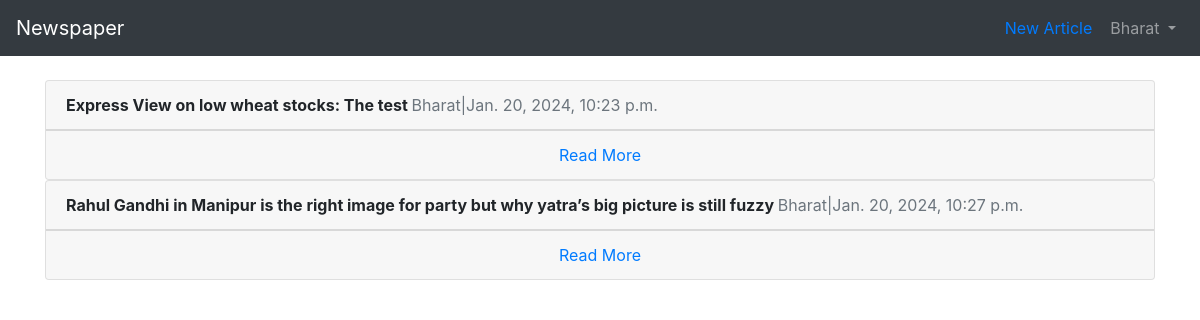
Before: /articles/ (signed in) with the older database file.
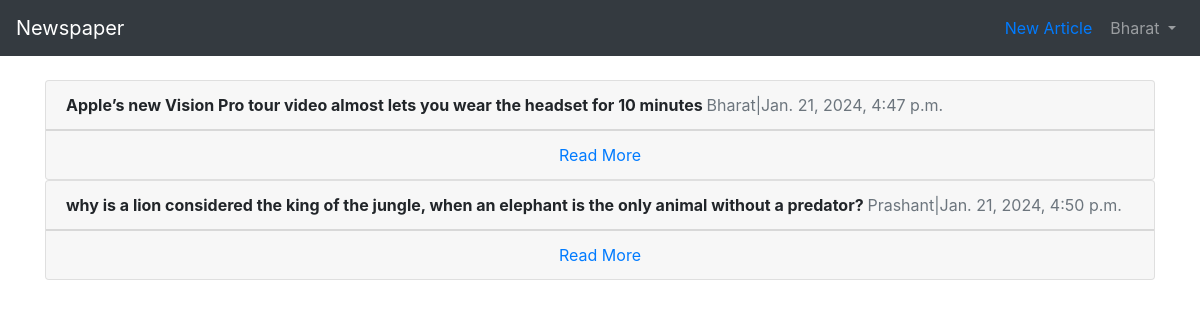
After: the same page with the newer database file.
### users/models.py (models this page shows)
class CustomUser(AbstractUser):
    age = models.PositiveIntegerField(null=True, blank=True)

### articles/models.py (models this page shows, shortened)
class Article(models.Model):
    title = models.CharField(max_length=255)
    body = models.TextField()
    date = models.DateTimeField(auto_now_add = True)
    author = models.ForeignKey(
        get_user_model(),
        on_delete=models.CASCADE,
    )

### articles/views.py (the view)
# urls.py: path('', ArticleListView.as_view(), name='article_list'),
class ArticleListView(LoginRequiredMixin, ListView):
    model =  Article
    template_name = 'article_list.html'
    login_url = 'login'

### templates/article_list.html (shortened to what this page needs)
<!DOCTYPE html>
{% extends 'base.html' %}
    {% block content %}
        {% for article in object_list %}
        <div class="card">
            <div class="card-header">
                <span class="font-weight-bold">
                    {{article.title}}
                </span>
                <span class="text-muted">
                    {{article.author}}|{{article.date}}
                </span>
            </div>
            <div class="card-footer text-center text-muted">
                <a href="{%url 'article_detail' article.pk%}">Read More</a>
            </div>
        </div>
        {% endfor %}
    {% endblock content %}

### templates/base.html (shortened to what this page needs)
<!doctype html>
<html lang="en">
<head>
    <link rel="stylesheet" href="https://stackpath.bootstrapcdn.com/bootstrap/4.1.3/css/bootstrap.min.css" Chapter 10: Bootstrap 204>
</head>
<body>
    <nav class="navbar navbar-expand-md navbar-dark bg-dark mb-4">
        <a class="navbar-brand" href="{% url 'home' %}">Newspaper</a>
        <div class="collapse navbar-collapse" id="navbarCollapse">
            {% if user.is_authenticated %}
            <ul class="navbar-nav ml-auto">
                <li style="margin-top:8px;
                            margin-right: 10px;" class="nav-item">
                    <a href="{% url 'article_new' %}">
                        New Article
                    </a>
                </li>
                <li class="nav-item">
                    <a class="nav-link dropdown-toggle" href="#" id="userMenu" data-toggle="dropdown"
                        aria-haspopup="true" aria-expanded="false">
                        {{ user.username }}
                    </a>
                </li>
            </ul>
            {% endif %}
        </div>
    </nav>
    <div class="container">
        {% block content %}
        {% endblock content %}
    </div>
</body>
</html>

Changed rows visible on the page:
removed Article: title "Express View on low wheat stocks: The test", author "Bharat", date "Jan. 20, 2024, 10:23 p.m."
removed Article: title "Rahul Gandhi in Manipur is the right image for party but why yatra’s big picture is still fuzzy", author "Bharat", date "Jan. 20, 2024, 10:27 p.m."
added Article: title "Apple’s new Vision Pro tour video almost lets you wear the headset for 10 minutes", author "Bharat", date "Jan. 21, 2024, 4:47 p.m."
added Article: title "why is a lion considered the king of the jungle, when an elephant is the only animal without a predator?", author "Prashant", date "Jan. 21, 2024, 4:50 p.m."
